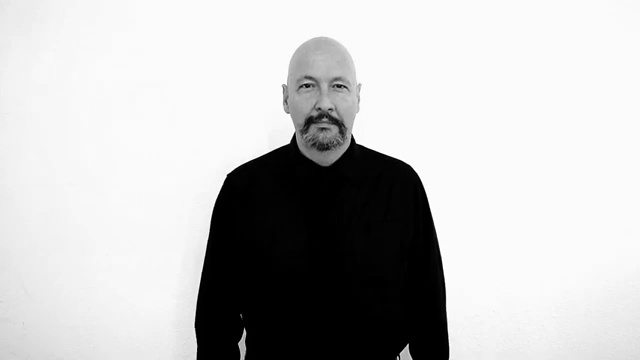
#> input picture dataset/apple/gray_frame_0002.jpg, 640 x 360 px, found by its file name; its folder holds only this picture in this run
$ python script.py
#> lines starting #> are read from the running program, lines starting #| are printed output that depends on the picture
import cv2
import os
import numpy as np
from sklearn.model_selection import train_test_split
from sklearn.svm import SVC
from sklearn.metrics import accuracy_score
from skimage.feature import hog

# =========================
# CONFIG
# =========================
DATASET_PATH = r"C:\Users\Smit\PyCharmMiscProject\dataset"
CATEGORIES = ["apple", "banana"]
IMG_SIZE = 64

# =========================
# LOAD DATA
# =========================
data = []
labels = []

for label, category in enumerate(CATEGORIES):
    folder_path = os.path.join(DATASET_PATH, category)

    for file in os.listdir(folder_path):
        img_path = os.path.join(folder_path, file)

        img = cv2.imread(img_path, cv2.IMREAD_GRAYSCALE)
#> img is the input picture: shape (360, 640); min 0, max 255, mean 193.8

        if img is None:
            continue

        img = cv2.resize(img, (IMG_SIZE, IMG_SIZE))
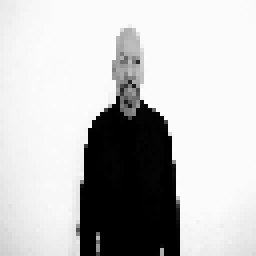
#> img: shape (64, 64) (shown 4 times larger); min 0, max 253, mean 193.9
        img = img / 255.0
        features = hog(
            img,
            orientations=9,
            pixels_per_cell=(8, 8),
            cells_per_block=(2, 2),
            block_norm='L2-Hys'
        )
#> features = 1764 values, max 0.577 at index 225, min 0 at index 5, mean 0.0816
#> (the run stopped early here; a loop or call above may not have finished)
